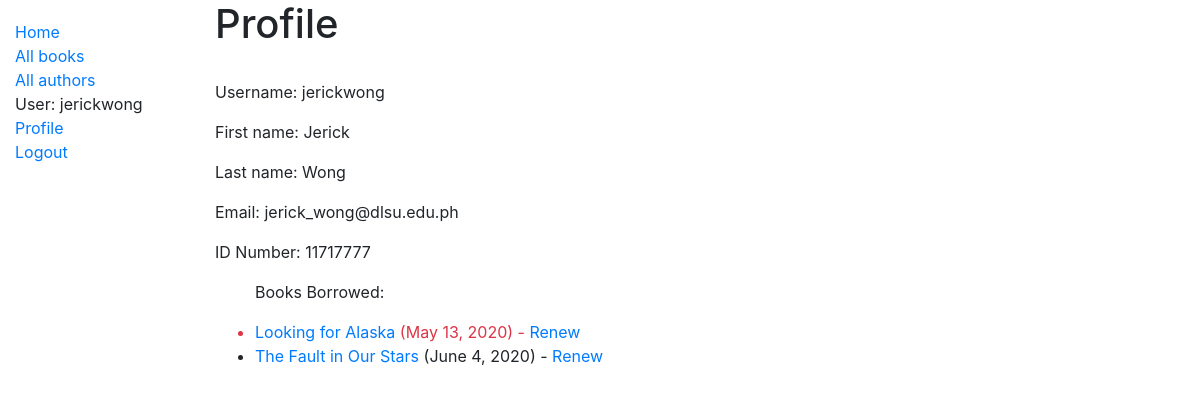
Page /catalog/profile/ (signed in) on the earlier database version.
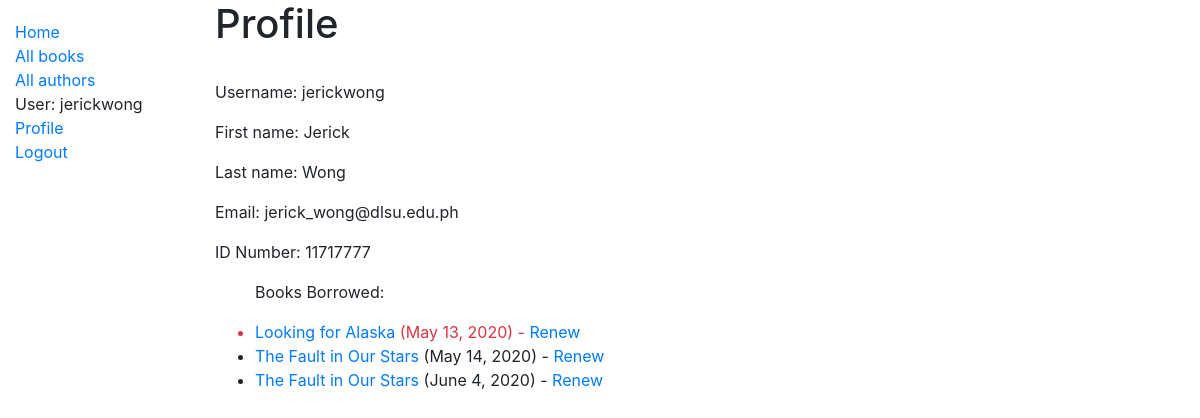
Same page on the later database version.
### catalog/models.py (models this page shows, shortened)
class BookInstance(models.Model):
    id = models.UUIDField(primary_key=True, default=uuid.uuid4, help_text='Unique ID for this particular book across whole library')
    book = models.ForeignKey('Book', on_delete=models.SET_NULL, null=True)
    imprint = models.CharField(max_length=200)
    due_back = models.DateField(null=True, blank=True)
    borrower = models.ForeignKey(User, on_delete=models.SET_NULL, null=True, blank=True)
    LOAN_STATUS = (
        ('a', 'Available'),
        ('r', 'Reserved'),
    )
    status = models.CharField(
        max_length=1,
        choices=LOAN_STATUS,
        blank=True,
        default='a',
        help_text='Book availability',
    )
    class Meta:
        ordering = ['due_back']
        permissions = (("can_mark_returned", "Set book as returned"),)
    @property
    def is_overdue(self):
        if self.due_back and date.today() > self.due_back:
            return True
        return False

class Book(models.Model):
    title = models.CharField(max_length=200)
    author = models.ForeignKey('Author', on_delete=models.SET_NULL, null=True)
    publisher = models.ForeignKey('Publisher', on_delete=models.SET_NULL, null=True)
    date_published = models.DateField('Date Published', null=True, blank=True)
    summary = models.TextField(max_length=1000, help_text='Enter a brief description of the book')
    isbn = models.CharField('ISBN', max_length=13, help_text='13 Character <a href="https://www.isbn-international.org/content/what-isbn">ISBN number</a>')
    genre = models.ManyToManyField(Genre, help_text='Select a genre for this book')
    reviews = models.ManyToManyField(Review, help_text='Leave a review for this book', null=True, blank=True)
    def display_genre(self):
        """Create a string for the Genre. This is required to display genre in Admin."""
        return ', '.join(genre.name for genre in self.genre.all()[:3])
    def display_review(self):
        """Create a string for the Genre. This is required to display genre in Admin."""
        return ', '.join(reviews.review + ' - ' + reviews.reviewer.username for reviews in self.reviews.all()[:3])
    display_review.short_description = 'Reviews'
    display_genre.short_description = 'Genre'

### catalog/views.py (the view)
# urls.py: path('profile/', views.profile, name='profile'),
def profile(request):
    bookinstance = BookInstance.objects.all()
    return render(request, 'profile.html', context={'bookinstance': bookinstance})

### catalog/templatetags/custom_tags.py (called while the page is built)
@register.filter(name='has_group')
def has_group(user, group_name):
    return user.groups.filter(name=group_name).exists()

### templates/profile.html (shortened to what this page needs)
{% extends "base_generic.html" %}
{% load custom_tags %}
{% block content %}
    <h1>Profile</h1>
    {% if user.is_authenticated %}
        <br>
        <p>Username: {{ user.username }}</p>
        <p>First name: {{ user.first_name }}</p>
        <p>Last name: {{ user.last_name }}</p>
        <p>Email: {{ user.email }}</p>
        <p>ID Number: 11717777</p>
        {% if user|has_group:"Student/Teacher" %}
            {% if bookinstance %}
            <ul>
                <p>Books Borrowed:</p>
                {% for bookinst in bookinstance %}
                    {% if bookinst.borrower == user %}
                    <li class="{% if bookinst.is_overdue %}text-danger{% endif %}">
                        <a href="{% url 'book-detail' bookinst.book.pk %}">{{bookinst.book.title}}</a> ({{ bookinst.due_back }})
                        {% if perms.catalog.can_mark_returned %}- <a href="{% url 'renew-book-librarian' bookinst.id %}">Renew</a>  {% endif %}
                    </li>
                    {% endif %}
                {% endfor %}
            </ul>
            {% else %}
                <p>There are no books borrowed.</p>
            {% endif %}
        {% endif %}
    {% else %}
      <p>Login first</p>
    {% endif %}
{% endblock %}

Differences in the rows shown:
now on this page (row edited): BookInstance: book "The Fault in Our Stars", due_back "May 14, 2020"
